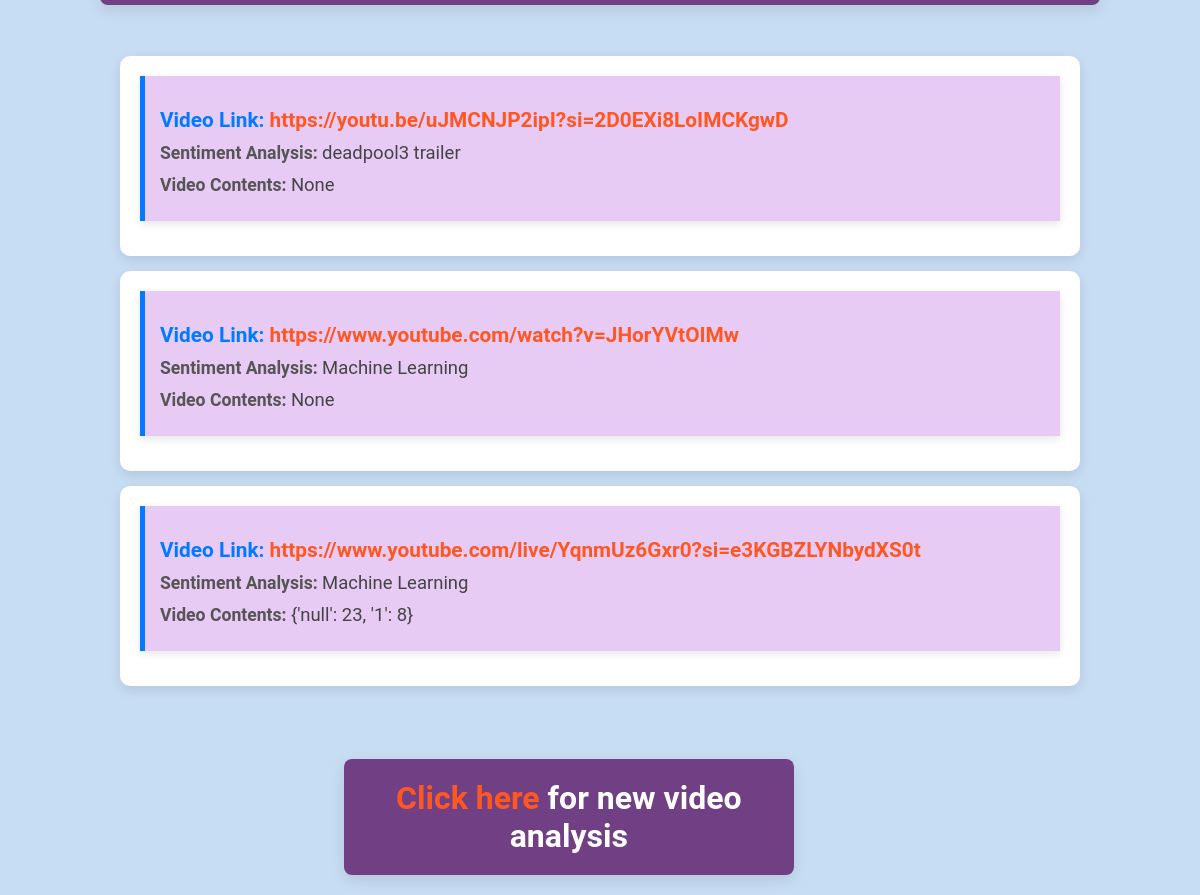
The page /youtube/get_records on the database its author committed.
### Vid_Comment/models.py (models this page shows, shortened)
class video_link(models.Model):
    link = models.URLField()
    content = models.CharField(max_length=900)
    video_contents = models.JSONField(null=True)

### Vid_Comment/views.py (the view)
# urls.py: path('get_records', Video_data.as_view(), name='get_records'),
class Video_data(APIView):
    def get(self, request):
        api_link = reverse("form")
        videos_datas = video_link.objects.all().values()
        return render(request, "video_list_get.html", {"videos": videos_datas, "api":api_link})

### templates/video_list_get.html (shortened to what this page needs)
<!DOCTYPE html>
<html lang="en">
<head>
</head>
<body>
<h1>Past Videos and Their Result Lists</h1>
<ol>
    {% for video in videos %}
        <li>
            <div class="video-info">
                <h2>Video Link: <a href="{{ video.link }}" target="_blank">{{ video.link }}</a></h2>
                <p><strong>Sentiment Analysis:</strong> <span class="content">{{ video.content }}</span></p>
                <p><strong>Video Contents:</strong> <span class="content">{{ video.video_contents }}</span></p>
            </div>
        </li>
    {% endfor %}
</ol>
<div class="footer-link">
    <h1><a href="{{ api }}" target="_blank">Click here</a> for new video analysis</h1>
</div>
</body>
</html>

### templates/video_list_get.html (style rules this page uses)
body { font-family: 'Roboto', sans-serif; background-color: #c7ddf3; color: #333; margin: 0; padding: 0; display: flex; justify-content: center; align-items: center; height: 100vh; flex-direction: column; }
h1 { text-align: center; color: #fff; background-color: #713f83; padding: 20px; border-radius: 8px; width: 80%; margin-bottom: 20px; box-shadow: 0 5px 15px rgba(0, 0, 0, 0.1); }
h2 { color: #007bff; font-size: 1.3em; margin-bottom: 10px; }
p { color: #555; font-size: 1.1em; margin: 10px 0; }
a { color: #ff5722; text-decoration: none; font-weight: bold; transition: color 0.3s ease; }
ol { list-style-type: none; padding-left: 0; width: 80%; }
li { background-color: #ffffff; border-radius: 10px; padding: 20px; margin: 15px 0; box-shadow: 0 4px 12px rgba(0, 0, 0, 0.1); transition: transform 0.3s ease; }
.video-info { background-color: #e7cbf4; border-left: 5px solid #007bff; padding: 15px; margin-bottom: 15px; box-shadow: 0 3px 8px rgba(0, 0, 0, 0.1); }
.content { font-size: 1.05em; color: #444; }
.footer-link { margin-top: 20px; text-align: center; }

### rows shown on the page
video_link: link "https://youtu.be/uJMCNJP2ipI?si=2D0EXi8LoIMCKgwD", content "deadpool3 trailer", video_contents "None"
video_link: link "https://www.youtube.com/watch?v=JHorYVtOIMw", content "Machine Learning", video_contents "None"
video_link: link "https://www.youtube.com/live/YqnmUz6Gxr0?si=e3KGBZLYNbydXS0t", content "Machine Learning", video_contents "{'null': 23, '1': 8}"
